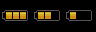

This is a level from a 2D game, rendered from its Tiled map with the project's own tilesets. A one-line summary and the complete map file follow:
An orthogonal 3x1 tile map with 32x32 px tiles, 1 tile layer (Tile Layer 1), 2 tilesets.

<map version="1.2" tiledversion="1.2.4" orientation="orthogonal" renderorder="right-down" width="3" height="1" tilewidth="32" tileheight="32" infinite="0" nextlayerid="3" nextobjectid="1">
 <tileset firstgid="1" name="1" tilewidth="32" tileheight="32" tilecount="100" columns="10">
  <image source="../../tilesheet/decorations.png" width="320" height="320" />
 </tileset>
 <tileset firstgid="101" name="2" tilewidth="32" tileheight="32" tilecount="100" columns="10">
  <image source="../../tilesheet/ui.png" width="320" height="320" />
 </tileset>
 <layer id="2" name="Tile Layer 1" width="3" height="1">
  <data encoding="csv">
115,125,135
</data>
 </layer>
</map>
